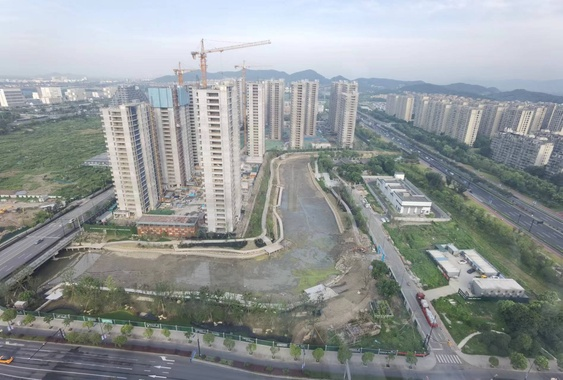
#> input picture raw_images/img1.jpg, 563 x 380 px, shrunk from 1896 x 1280 before the run; its folder holds 4 pictures in this run
$ python main.py   (older library calls are emulated)
#> lines starting #> are read from the running program, lines starting #| are printed output that depends on the picture
### img_reg_SIFT.py
import os
import cv2
import numpy as np


# 计算图像梯度幅值的函数
def calculate_average_gradient_magnitude(image):
    # 转换为灰度图像
    gray_image = cv2.cvtColor(image, cv2.COLOR_BGR2GRAY)
    # 计算梯度
    grad_x = cv2.Sobel(gray_image, cv2.CV_64F, 1, 0, ksize=3)
    grad_y = cv2.Sobel(gray_image, cv2.CV_64F, 0, 1, ksize=3)
    grad = cv2.magnitude(grad_x, grad_y)
    # 计算平均梯度幅值
    avg_grad = cv2.mean(grad)[0]
    return avg_grad


# 特征点检测和匹配 SIFT算法传入参数
def feature_matching(src, dst, sift_ratio=0.7):
    # Convert to grayscale
    gray_img_src = cv2.cvtColor(src, cv2.COLOR_BGR2GRAY)
    gray_img_dst = cv2.cvtColor(dst, cv2.COLOR_BGR2GRAY)

    # Initialize SIFT feature detector
    sift = cv2.SIFT_create()

    # Detect keypoint and compute descriptors
    kp_src, des_src = sift.detectAndCompute(gray_img_src, None)
    kp_dst, des_dst = sift.detectAndCompute(gray_img_dst, None)

    # Initialize FLANN-based feature matcher
    flann_index_kdtree = 0
    index_params = dict(algorithm=flann_index_kdtree, trees=5)
    search_params = dict(checks=50)
    flann = cv2.FlannBasedMatcher(index_params, search_params)

    # Feature matching
    matches = flann.knnMatch(des_src, des_dst, k=2)

    # Select good matches using Lowe's ratio test
    good_matches = []
    for m, n in matches:
        if m.distance < sift_ratio * n.distance:
            good_matches.append(m)

    # Extract coordinates of matching keypoint
    src_pts = np.float32([kp_src[m.queryIdx].pt for m in good_matches]).reshape(-1, 1, 2)
    dst_pts = np.float32([kp_dst[m.trainIdx].pt for m in good_matches]).reshape(-1, 1, 2)

    # Calculate homography matrix
    H, _ = cv2.findHomography(src_pts, dst_pts, cv2.RANSAC, 5.0)

    # Perform image alignment
    aligned_img = cv2.warpPerspective(src, H, (dst.shape[1], dst.shape[0]))

    return aligned_img


# [7 lines left out: function cmp_time, not called in this run]


def image_reg(reg_img_dir_path, raw_img_dir_path):

    # Get a list of image files in the specified directory
#> called with reg_img_dir_path = './reg_images', raw_img_dir_path = './raw_images'
    lst_img_files = [f for f in os.listdir(raw_img_dir_path) if f.endswith('.jpg') or f.endswith('.png')]

    # Get creation timestamps for each image 获得创建时间
    img_timestamps = [os.path.getctime(os.path.join(raw_img_dir_path, f)) for f in lst_img_files]

    print(img_timestamps)

    # Sort images based on their timestamps 按照创建顺序 由最早到最近
    sorted_img_files = [f for _, f in sorted(zip(img_timestamps, lst_img_files), key=lambda s: s[1])]

    # Read images and create a list of image objects
    lst_images = [cv2.imread(os.path.join(raw_img_dir_path, f)) for f in sorted_img_files]
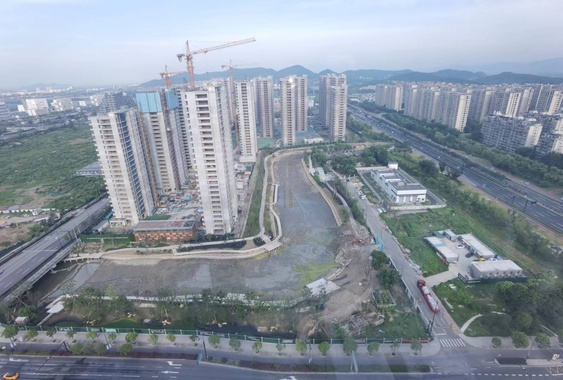
#> input picture raw_images/img2.jpg, 563 x 380 px, shrunk from 1896 x 1280 before the run
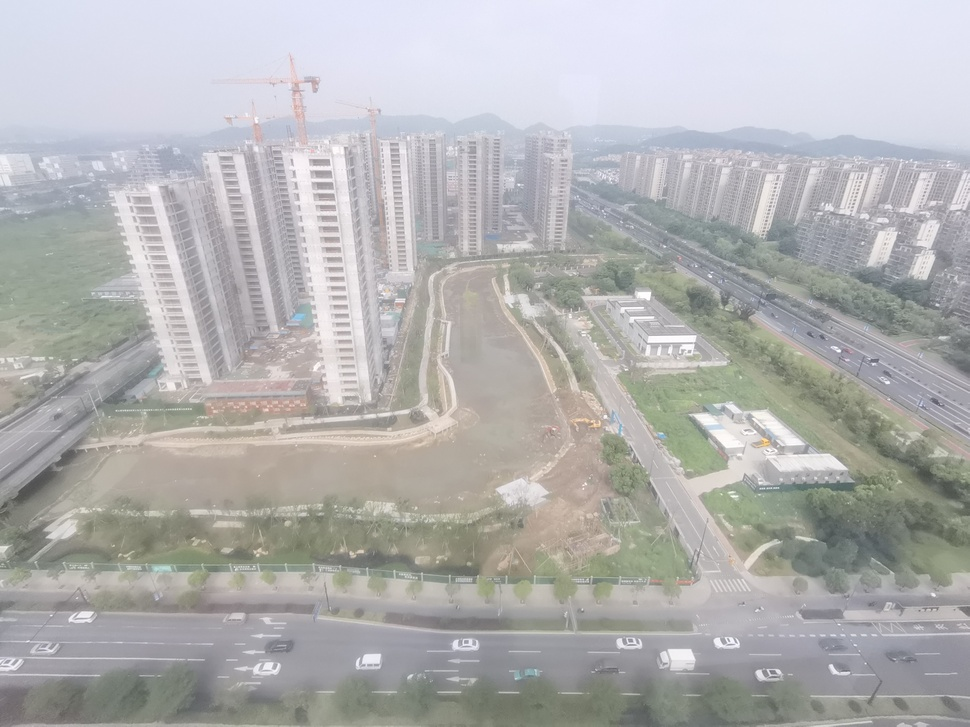
#> input picture raw_images/img3.jpg, 970 x 727 px, shrunk from 3264 x 2448 before the run
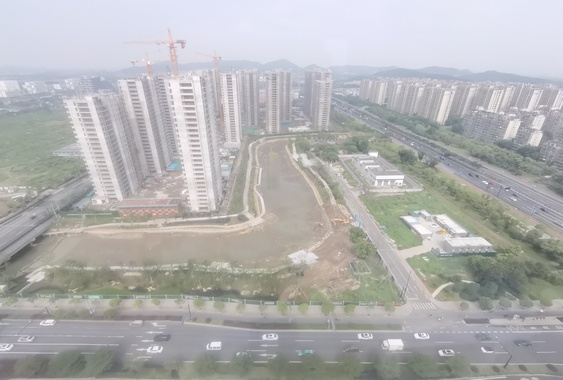
#> input picture raw_images/img4.jpg, 563 x 380 px, shrunk from 1896 x 1280 before the run

    # 找到最清晰的照片，作为基准照片
    max_grad = calculate_average_gradient_magnitude(lst_images[0])
#> in calculate_average_gradient_magnitude, image is the input picture: shape (380, 563, 3); mean B, G, R 152.1, 151.5, 146.5
#> in calculate_average_gradient_magnitude, `grad = cv2.magnitude(grad_x, grad_y)`:
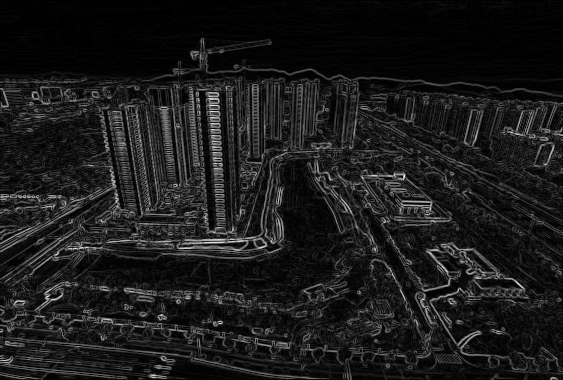
#> grad: shape (380, 563) float64; min 0, max 637.7, mean 68.6; drawn with min black and max white
#> in calculate_average_gradient_magnitude, `avg_grad = cv2.mean(grad)[0]`: avg_grad = 68.65
#> max_grad = 68.65
    std_img = lst_images[0]
    max_grad_img_idx = 1
    for i in range(len(lst_images)-1):
        grad = calculate_average_gradient_magnitude(lst_images[i+1])
        if grad > max_grad:
            max_grad = grad
            std_img = lst_images[i+1]
            max_grad_img_idx = i+1
#> this loop made 3 passes
#> (avg_grad in calculate_average_gradient_magnitude, grad) on passes 1 to 3: (68.02, 68.02), (35.54, 35.54), (43.29, 43.29)
#> pass 1, in calculate_average_gradient_magnitude (call 2), `grad_y = cv2.Sobel(gray_image, cv2.CV_64F, 0, 1, ksize=3)`:
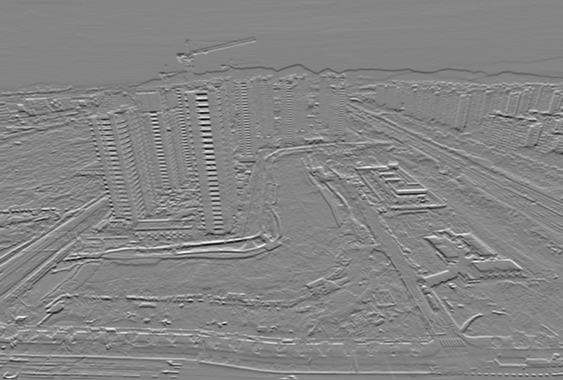
#> grad_y: shape (380, 563) float64; min -608, max 552, mean -2.7; drawn with min black and max white
#> pass 1, in calculate_average_gradient_magnitude (call 2), `grad = cv2.magnitude(grad_x, grad_y)`:
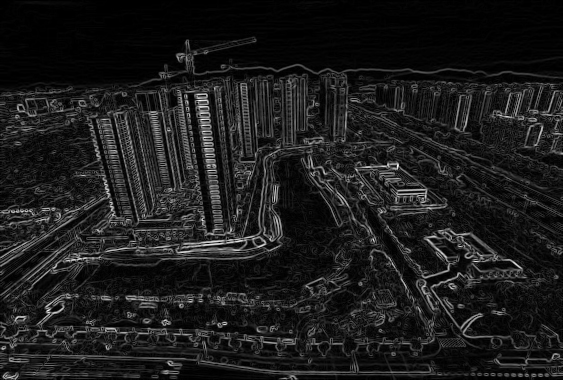
#> grad: shape (380, 563) float64; min 0, max 608, mean 68; drawn with min black and max white
#> after the loop, max_grad = 68.65; max_grad_img_idx = 1

    print("最清晰的图片是img" + str(max_grad_img_idx))
#| 最清晰的图片是img1

    # # 显示梯度幅值最大的图像
    # cv2.imshow('Maximum Gradient Image', std_img)
    # cv2.waitKey(0)

    # # 关闭所有打开的窗口
    # cv2.destroyAllWindows()

    for i, img in enumerate(lst_images):
        reg_img = feature_matching(img, std_img)

        # Save registered image
        file_output_path = os.path.join(reg_img_dir_path, f"registered_{i + 1}.jpg")
        cv2.imwrite(file_output_path, reg_img)

        print(f"图片已存入: {file_output_path}")
#> this loop made 4 passes
#> matches in feature_matching on passes 1 to 4: 1833 matches, 1833 matches, 2242 matches, 966 matches
#| 图片已存入: ./reg_images/registered_1.jpg
#| 图片已存入: ./reg_images/registered_2.jpg
#| 图片已存入: ./reg_images/registered_3.jpg
#| 图片已存入: ./reg_images/registered_4.jpg
#> pass 3, in feature_matching (call 3), `aligned_img = cv2.warpPerspective(src, H, (dst.shape[1], dst.shape[0]))`:
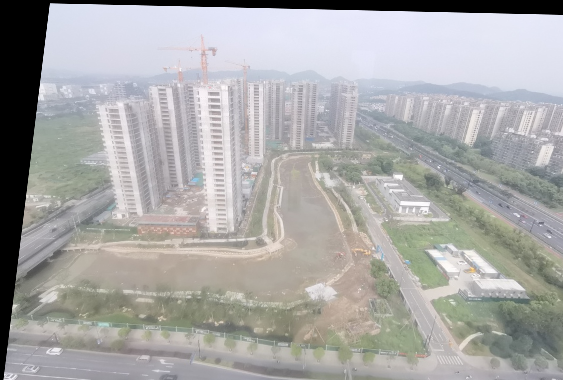
#> aligned_img: shape (380, 563, 3); mean B, G, R 167.4, 168.1, 168.6

### video_make.py
import cv2
import os


def MakeVideo(video_path, input_folder):
    # 设置输入图像文件夹和输出视频文件名
    # video_path = './reg_videos/output_video.mp4'

    # 获取文件夹中的所有图像文件
#> (the run stopped early here; a loop or call above may not have finished)
